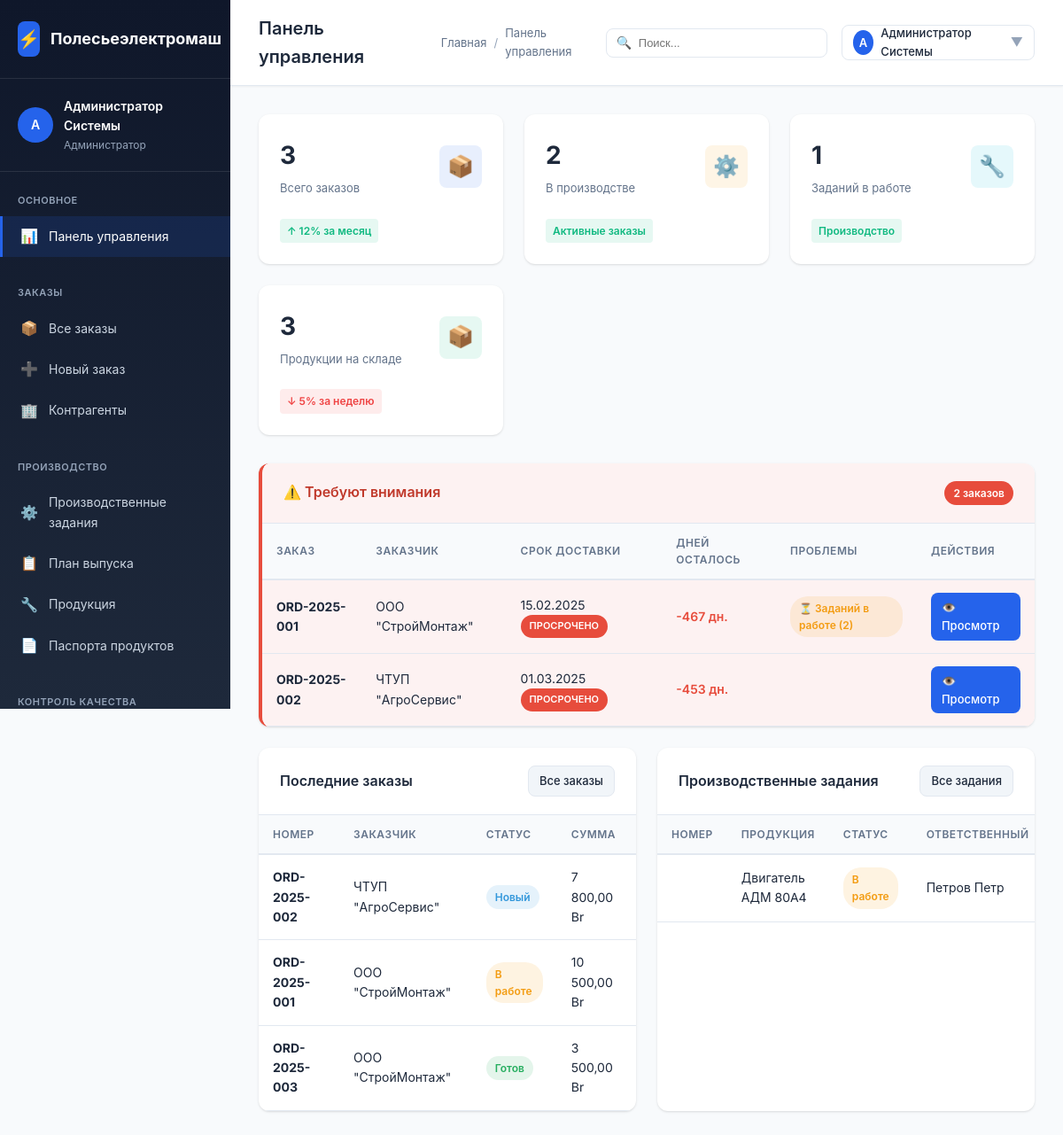
/polesie/index.php (signed in), run on an earlier commit of the app's database.
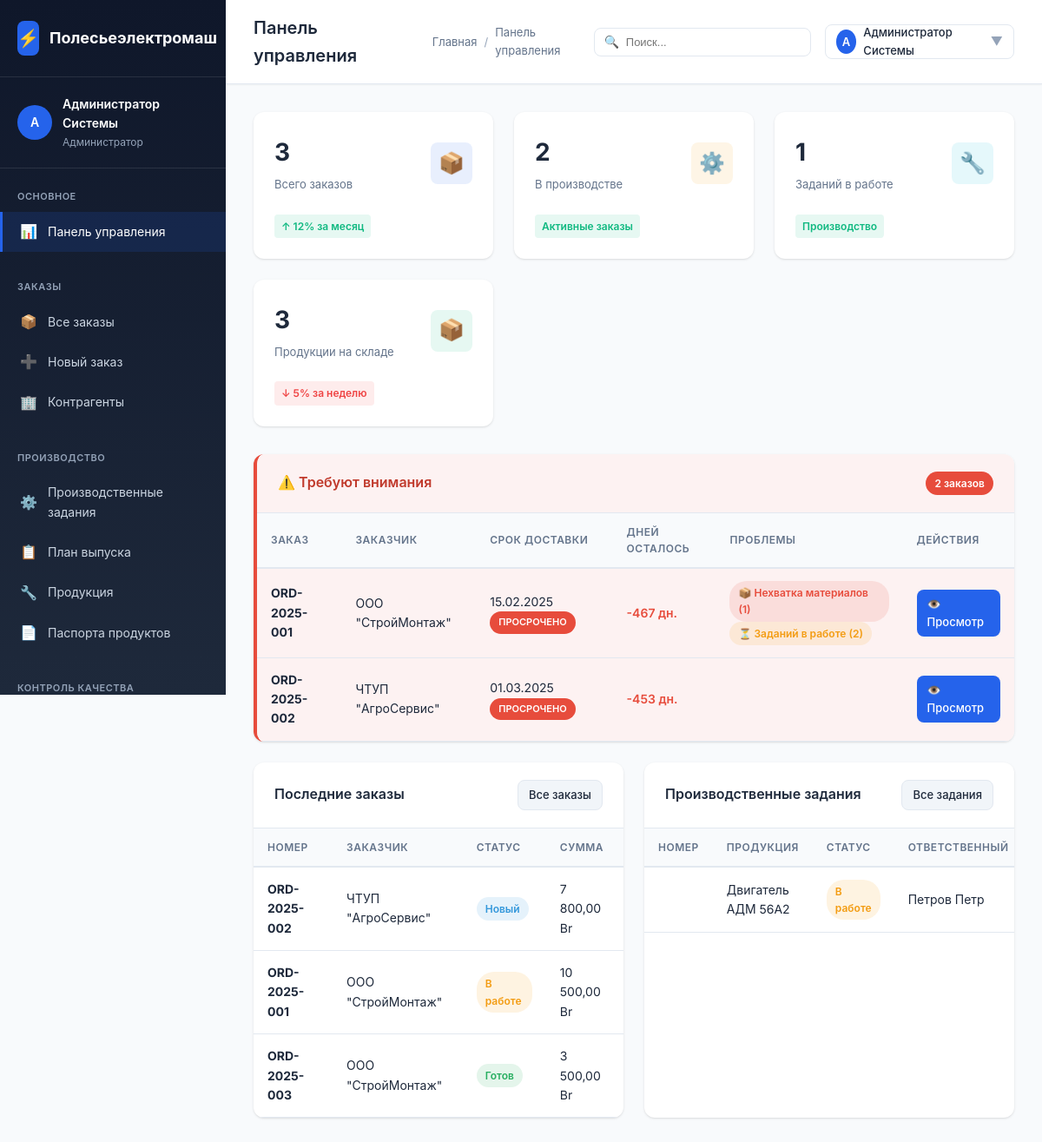
And on a later commit of the database.
### tables this page shows
CREATE TABLE `production_tasks` (
  `id` INT AUTO_INCREMENT PRIMARY KEY,
  `task_number` VARCHAR(50) UNIQUE,
  `order_id` INT,
  `order_item_id` INT,
  `product_id` INT NOT NULL,
  `route_card_id` INT,
  `quantity_plan` DECIMAL(15,3) NOT NULL,
  `quantity_fact` DECIMAL(15,3) DEFAULT 0,
  `quantity_good` DECIMAL(15,3) DEFAULT 0,
  `quantity_defect` DECIMAL(15,3) DEFAULT 0,
  `status` ENUM('planned', 'in_progress', 'completed', 'cancelled') DEFAULT 'planned',
  `priority` ENUM('low', 'normal', 'high', 'urgent') DEFAULT 'normal',
  `start_date` DATE,
  `end_date` DATE,
  `planned_start` DATETIME,
  `planned_end` DATETIME,
  `actual_start` DATETIME,
  `actual_end` DATETIME,
  `responsible_id` INT,
  `worker_id` INT,
  `notes` TEXT,
  `created_at` TIMESTAMP DEFAULT CURRENT_TIMESTAMP,
  `updated_at` TIMESTAMP DEFAULT CURRENT_TIMESTAMP ON UPDATE CURRENT_TIMESTAMP,
  CONSTRAINT `fk_task_order` FOREIGN KEY (`order_id`) REFERENCES `orders`(`id`) ON DELETE SET NULL,
  CONSTRAINT `fk_task_order_item` FOREIGN KEY (`order_item_id`) REFERENCES `order_items`(`id`) ON DELETE SET NULL,
  CONSTRAINT `fk_task_product` FOREIGN KEY (`product_id`) REFERENCES `products`(`id`) ON DELETE CASCADE,
  CONSTRAINT `fk_task_route` FOREIGN KEY (`route_card_id`) REFERENCES `route_cards`(`id`) ON DELETE SET NULL,
  CONSTRAINT `fk_task_responsible` FOREIGN KEY (`responsible_id`) REFERENCES `users`(`id`) ON DELETE SET NULL,
  CONSTRAINT `fk_task_worker` FOREIGN KEY (`worker_id`) REFERENCES `users`(`id`) ON DELETE SET NULL
);

CREATE TABLE `products` (
  `id` INT AUTO_INCREMENT PRIMARY KEY,
  `article` VARCHAR(50) NOT NULL UNIQUE,
  `name` VARCHAR(200) NOT NULL,
  `category_id` INT,
  `base_unit_id` INT,
  `specifications` JSON,
  `image` VARCHAR(255),
  `base_price` DECIMAL(15,2),
  `currency` CHAR(3) DEFAULT 'BYN',
  `is_active` BOOLEAN DEFAULT TRUE,
  `created_at` TIMESTAMP DEFAULT CURRENT_TIMESTAMP,
  CONSTRAINT `fk_prod_category` FOREIGN KEY (`category_id`) REFERENCES `product_categories`(`id`) ON DELETE SET NULL,
  CONSTRAINT `fk_prod_unit` FOREIGN KEY (`base_unit_id`) REFERENCES `base_units`(`id`) ON DELETE SET NULL
);

CREATE TABLE `orders` (
  `id` INT AUTO_INCREMENT PRIMARY KEY,
  `order_number` VARCHAR(50) NOT NULL UNIQUE,
  `customer_id` INT,
  `responsible_user_id` INT,
  `status` ENUM('new', 'processing', 'ready', 'shipped', 'cancelled') DEFAULT 'new',
  `order_date` DATE NOT NULL,
  `delivery_date` DATE,
  `total_amount` DECIMAL(15,2),
  `notes` TEXT,
  `created_at` TIMESTAMP DEFAULT CURRENT_TIMESTAMP,
  `updated_at` TIMESTAMP DEFAULT CURRENT_TIMESTAMP ON UPDATE CURRENT_TIMESTAMP,
  CONSTRAINT `fk_order_customer` FOREIGN KEY (`customer_id`) REFERENCES `contractors`(`id`) ON DELETE SET NULL,
  CONSTRAINT `fk_order_responsible` FOREIGN KEY (`responsible_user_id`) REFERENCES `users`(`id`) ON DELETE SET NULL
);

CREATE TABLE `contractors` (
  `id` INT AUTO_INCREMENT PRIMARY KEY,
  `name` VARCHAR(200) NOT NULL,
  `inn` VARCHAR(20) UNIQUE,
  `type` ENUM('supplier', 'customer', 'both') DEFAULT 'both',
  `contact_person` VARCHAR(100),
  `phone` VARCHAR(50),
  `email` VARCHAR(100),
  `address` TEXT,
  `created_at` TIMESTAMP DEFAULT CURRENT_TIMESTAMP
);

CREATE TABLE `users` (
  `id` INT AUTO_INCREMENT PRIMARY KEY,
  `username` VARCHAR(50) NOT NULL UNIQUE,
  `password_hash` VARCHAR(255) NOT NULL,
  `full_name` VARCHAR(100) NOT NULL,
  `email` VARCHAR(100),
  `role_id` INT,
  `is_active` BOOLEAN DEFAULT TRUE,
  `created_at` TIMESTAMP DEFAULT CURRENT_TIMESTAMP,
  CONSTRAINT `fk_users_role` FOREIGN KEY (`role_id`) REFERENCES `user_roles`(`id`) ON DELETE SET NULL
);

### polesie/index.php (the view, shortened to what the changed rows need)
<?php
require_once __DIR__ . '/config/config.php';
$pdo = getDbConnection();
$stats = [];
$stmt = $pdo->query("SELECT COUNT(*) FROM orders");
$stats['total_orders'] = $stmt->fetchColumn();
$stmt = $pdo->query("
    SELECT COUNT(*) FROM orders
    WHERE status IN ('processing', 'ready')
");
$stats['orders_in_progress'] = $stmt->fetchColumn();
$stmt = $pdo->query("SELECT COUNT(*) FROM orders WHERE status = 'new'");
$stats['new_orders'] = $stmt->fetchColumn();
$stmt = $pdo->query("SELECT COUNT(*) FROM production_tasks");
$stats['production_orders'] = $stmt->fetchColumn();
$stmt = $pdo->query("
    SELECT COUNT(*) FROM production_tasks
    WHERE status = 'in_progress'
");
$stats['production_active'] = $stmt->fetchColumn();
$stmt = $pdo->query("SELECT COUNT(*) FROM product_serial_numbers WHERE status = 'active'");
$stats['warehouse_products'] = $stmt->fetchColumn() ?? 0;
$problemOrders = $pdo->query("
    SELECT o.id, o.order_number, o.delivery_date, o.status,
        c.name as contractor_name,
        DATEDIFF(o.delivery_date, CURDATE()) as days_until_delivery,
        (SELECT COUNT(*) FROM production_tasks pt
         WHERE pt.order_id = o.id AND pt.status != 'completed') as pending_tasks,
        (SELECT COUNT(*) FROM production_tasks_materials ptm
         JOIN production_tasks pt ON ptm.task_id = pt.id
         JOIN materials m ON ptm.material_id = m.id
         WHERE pt.order_id = o.id AND ptm.quantity_required > m.current_stock) as material_shortages
    FROM orders o
    LEFT JOIN contractors c ON o.customer_id = c.id
    WHERE o.status IN ('new', 'processing')
    AND (o.delivery_date < CURDATE() + INTERVAL 7 DAY
         OR EXISTS (
             SELECT 1 FROM production_tasks pt
             JOIN production_tasks_materials ptm ON ptm.task_id = pt.id
             JOIN materials m ON ptm.material_id = m.id
             WHERE pt.order_id = o.id AND ptm.quantity_required > m.current_stock
         ))
    ORDER BY
        CASE WHEN o.delivery_date < CURDATE() THEN 0 ELSE 1 END,
        o.delivery_date ASC
    LIMIT 10
")->fetchAll();
$recentOrders = $pdo->query("
    SELECT o.*, c.name as contractor_name, u.full_name as responsible_name,
        CASE o.status
            WHEN 'new' THEN 'Новый'
            WHEN 'processing' THEN 'В работе'
            WHEN 'ready' THEN 'Готов'
            WHEN 'shipped' THEN 'Отгружен'
            WHEN 'cancelled' THEN 'Отменен'
            ELSE o.status
        END as status_name,
        CASE o.status
            WHEN 'new' THEN '#3498db'
            WHEN 'processing' THEN '#f39c12'
            WHEN 'ready' THEN '#27ae60'
            WHEN 'shipped' THEN '#9b59b6'
            WHEN 'cancelled' THEN '#e74c3c'
            ELSE '#95a5a6'
        END as status_color
    FROM orders o
    LEFT JOIN contractors c ON o.customer_id = c.id
    LEFT JOIN users u ON o.responsible_user_id = u.id
    ORDER BY o.order_date DESC
    LIMIT 5
")->fetchAll();
$activeProduction = $pdo->query("
    SELECT pt.*, p.name as product_name, u.full_name as responsible_name,
        CASE pt.status
            WHEN 'planned' THEN 'Запланировано'
            WHEN 'in_progress' THEN 'В работе'
            WHEN 'completed' THEN 'Завершено'
            WHEN 'cancelled' THEN 'Отменено'
            ELSE pt.status
        END as status_name,
        CASE pt.status
            WHEN 'planned' THEN '#3498db'
            WHEN 'in_progress' THEN '#f39c12'
            WHEN 'completed' THEN '#27ae60'
            WHEN 'cancelled' THEN '#e74c3c'
            ELSE '#95a5a6'
        END as status_color
    FROM production_tasks pt
    JOIN products p ON pt.product_id = p.id
    LEFT JOIN users u ON pt.responsible_id = u.id
    WHERE pt.status = 'in_progress'
    ORDER BY pt.start_date DESC
    LIMIT 5
")->fetchAll();
?>
<!DOCTYPE html>
<html lang="ru">
<head>
    <link rel="stylesheet" href="<?= asset('assets/css/style.css') ?>">
</head>
<body>
    <div class="app-container">
        <div class="main-content">
            <?php include BASE_PATH . '/includes/topbar.php'; ?>
            <div class="content-area">
                <div class="stats-grid">
                    <div class="stat-card">
                        <div class="stat-card-header">
                            <div>
                                <div class="stat-card-value"><?= $stats['total_orders'] ?></div>
                                <div class="stat-card-label">Всего заказов</div>
                            </div>
                        </div>
                    </div>
                    <div class="stat-card">
                        <div class="stat-card-header">
                            <div>
                                <div class="stat-card-value"><?= $stats['production_active'] ?></div>
                                <div class="stat-card-label">Заданий в работе</div>
                            </div>
                        </div>
                    </div>
                    <div class="stat-card">
                        <div class="stat-card-header">
                            <div>
                                <div class="stat-card-value"><?= number_format($stats['warehouse_products'], 0, ',', ' ') ?></div>
                                <div class="stat-card-label">Продукции на складе</div>
                            </div>
                        </div>
                    </div>
                </div>
                <?php if (!empty($problemOrders)): ?>
                <div class="card" style="margin-bottom: 24px; border-left: 4px solid #e74c3c;">
                    <div class="card-body" style="padding: 0;">
                        <div class="table-responsive">
                            <table class="table">
                                <thead>
                                    <tr>
                                        <th>Заказ</th>
                                        <th>Заказчик</th>
                                        <th>Срок доставки</th>
                                        <th>Дней осталось</th>
                                        <th>Проблемы</th>
                                        <th>Действия</th>
                                    </tr>
                                </thead>
                                <tbody>
                                    <?php foreach ($problemOrders as $po):
                                        $isOverdue = $po['days_until_delivery'] < 0;
                                        $isUrgent = $po['days_until_delivery'] >= 0 && $po['days_until_delivery'] <= 3;
                                    ?>
                                    <tr style="<?= $isOverdue ? 'background: #fdf2f2;' : '' ?>">
                                        <td><strong><?= e($po['order_number']) ?></strong></td>
                                        <td><?= e($po['contractor_name'] ?? '—') ?></td>
                                        <td>
                                            <?= formatDate($po['delivery_date']) ?>
                                            <?php if ($isOverdue): ?>
                                                <span class="badge" style="background: #e74c3c; color: white; font-size: 11px;">ПРОСРОЧЕНО</span>
                                            <?php elseif ($isUrgent): ?>
                                                <span class="badge" style="background: #f39c12; color: white; font-size: 11px;">СРОЧНО</span>
                                            <?php endif; ?>
                                        </td>
                                        <td>
                                            <span style="color: <?= $isOverdue ? '#e74c3c' : ($isUrgent ? '#f39c12' : '#27ae60') ?>; font-weight: 600;">
                                                <?= $po['days_until_delivery'] ?> дн.
                                            </span>
                                        </td>
                                        <td>
                                            <?php if ($po['material_shortages'] > 0): ?>
                                                <span class="badge" style="background: #e74c3c20; color: #e74c3c;">
                                                    📦 Нехватка материалов (<?= $po['material_shortages'] ?>)
                                                </span>
                                            <?php endif; ?>
                                            <?php if ($po['pending_tasks'] > 0): ?>
                                                <span class="badge" style="background: #f39c1220; color: #f39c12;">
                                                    ⏳ Заданий в работе (<?= $po['pending_tasks'] ?>)
                                                </span>
                                            <?php endif; ?>
                                        </td>
                                        <td>
                                            <a href="<?= pageUrl('modules/orders/view.php?id=' . $po['id']) ?>" class="btn btn-sm btn-primary">
                                                👁️ Просмотр
                                            </a>
                                        </td>
                                    </tr>
                                    <?php endforeach; ?>
                                </tbody>
                            </table>
                        </div>
                    </div>
                </div>
                <?php endif; ?>
                <div style="display: grid; grid-template-columns: 1fr 1fr; gap: 24px;">
                    <div class="card">
                        <div class="card-body" style="padding: 0;">
                            <div class="table-responsive">
                                <table class="table">
                                    <thead>
                                        <tr>
                                            <th>Номер</th>
                                            <th>Заказчик</th>
                                            <th>Статус</th>
                                            <th>Сумма</th>
                                        </tr>
                                    </thead>
                                    <tbody>
                                        <?php foreach ($recentOrders as $order): ?>
                                        <tr>
                                            <td><strong><?= e($order['order_number']) ?></strong></td>
                                            <td><?= e($order['contractor_name']) ?></td>
                                            <td>
                                                <span class="badge badge-primary" style="background: <?= e($order['status_color']) ?>20; color: <?= e($order['status_color']) ?>">
                                                    <?= e($order['status_name']) ?>
                                                </span>
                                            </td>
                                            <td><?= formatMoney($order['total_amount']) ?></td>
                                        </tr>
                                        <?php endforeach; ?>
                                    </tbody>
                                </table>
                            </div>
                        </div>
                    </div>
                    <div class="card">
                        <div class="card-body" style="padding: 0;">
                            <div class="table-responsive">
                                <table class="table">
                                    <thead>
                                        <tr>
                                            <th>Номер</th>
                                            <th>Продукция</th>
                                            <th>Статус</th>
                                            <th>Ответственный</th>
                                        </tr>
                                    </thead>
                                    <tbody>
                                        <?php foreach ($activeProduction as $po): ?>
                                        <tr>
                                            <td><strong><?= e($po['production_number']) ?></strong></td>
                                            <td><?= e($po['product_name']) ?></td>
                                            <td>
                                                <span class="badge badge-primary" style="background: <?= e($po['status_color']) ?>20; color: <?= e($po['status_color']) ?>">
                                                    <?= e($po['status_name']) ?>
                                                </span>
                                            </td>
                                            <td><?= e($po['responsible_name'] ?? 'Не назначен') ?></td>
                                        </tr>
                                        <?php endforeach; ?>
                                    </tbody>
                                </table>
                            </div>
                        </div>
                    </div>
                </div>
            </div>
        </div>
    </div>
</body>
</html>

What changed in the data, as far as the page shows it:
shown differently, row unchanged: orders "ORD-2025-001": material_shortages (not shown) → "1"
changed through a linked row, production_tasks "Петров Петр": product.name "Двигатель АДМ 80A4" → "Двигатель АДМ 56A2"
